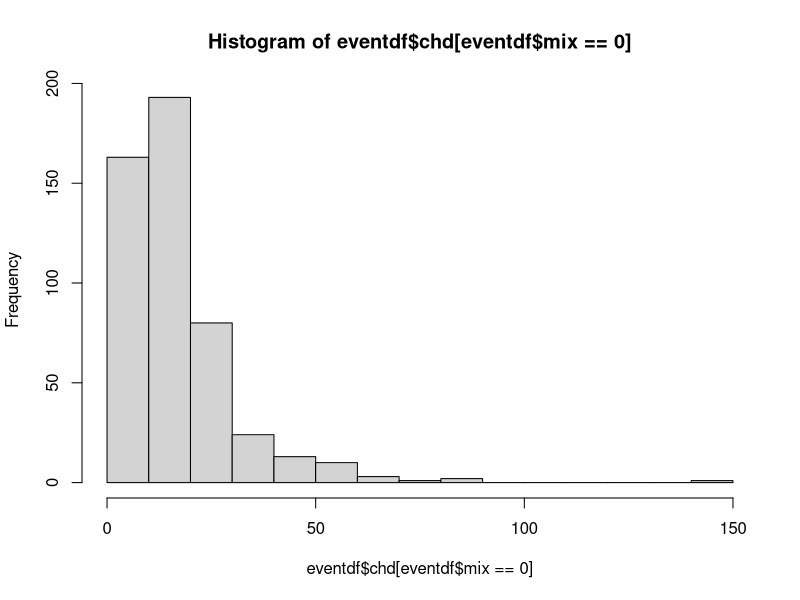
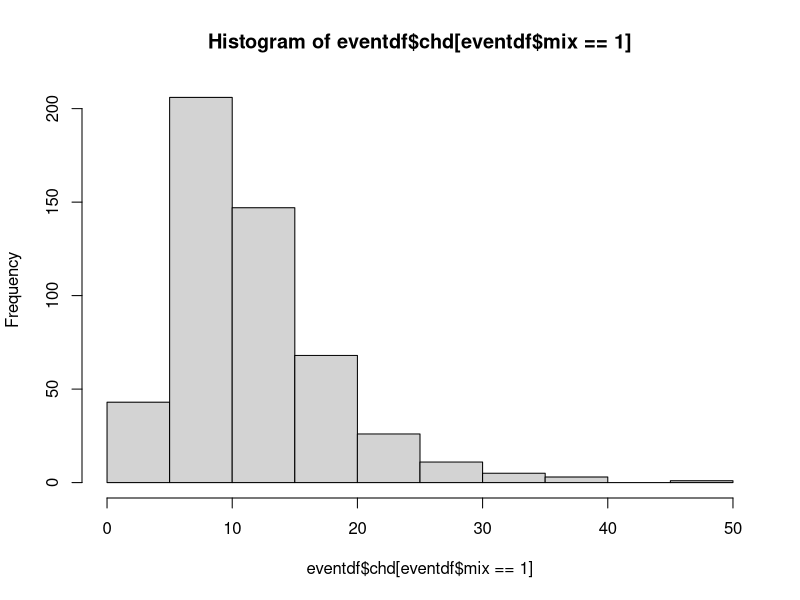

These figures' R source, in order: (Note: this script raises an error after producing the figures.)

library(MASS)
library(matrixcalc)
library(reshape2)


#Set up:
#1. Generate covariates. Maybe 7 days baseline, 7 days Rx1
#2. Generate treatment assignment: Half tx, half control 
#3. Generate random intercepts. Correlated. 
#4. Specify parameter values for fixed effects
#5. Generate outcomes as a function of fixed and random effects. c

#Things to vary:
# Correlation between random effects c(0, 0.33, .66)
# Proportion zero days. As this goes up more benefit (power) of joint modeling: c(0.25, 0.50, 0.75)
# Sample size c(100, 200, 300)
# No effects of time. 

N=1000
t=6 # number of repeated risk factors


id <- rep(1:N, each=(t))
time <- rep(1:t, N)

d <- cbind(id, time)

#######################################
# Draw random effects #################
#######################################

sds <- c(8, 1)
D <- diag(sds)
R <- matrix(c(1, 0.5, 
              0.5, 1), 2,2)

S <- round(D %*% R %*% D, 3)
is.symmetric.matrix(S)
is.positive.definite(S)

# random intercepts for each of the 4 sub-models
# Want to be able to vary the correlations 
re <- data.frame(mvrnorm(n=N, mu=c(0, 0), Sigma=S))
re$id <- 1:N
re$mix <- rbinom(N, 1, 0.5) # generate mixture indicator




#######################################
# Generate survival times##############
#######################################

eventdf <- re

gamma00 <- 2.6 # first mixture intercept
gamma01 <- 2.3 # second mixture intercept

sigma00 <- .7 # first mixture residual sd
sigma01 <- .5 # first mixture residual sd

alpha0 <- .01 # coefficeint on random intercept
alpha1 <- .3 # coefficient on random slope

eventdf$mean0 <- gamma00 + alpha0*eventdf$X1 
#+ alpha1*eventdf$X2

eventdf$mean1 <- gamma01 + alpha0*eventdf$X1 
#+ alpha1*eventdf$X2

for (i in 1:nrow(eventdf)){
  eventdf$chd[i] <- ifelse(eventdf$mix[i]==0, rlnorm(n=1, meanlog=eventdf$mean0[i], sdlog=sigma00),
                           rlnorm(n=1, meanlog=eventdf$mean1[i], sdlog=sigma01))
}

mean(eventdf$chd[eventdf$mix==0])
hist(eventdf$chd[eventdf$mix==0])
mean(eventdf$chd[eventdf$mix==1])
hist(eventdf$chd[eventdf$mix==1])

### Censor if greater than a certain value

eventdf$censor <- ifelse(eventdf$chd > 27, 1, 0)
eventdf$chd <- ifelse(eventdf$chd>27, 27, eventdf$chd)


######################################
# Generate risk factor trajectories
######################################

riskdf <- merge(d, re, by="id")

beta0 <- 200
beta1 <- 4

riskdf$mean <- beta0 + beta1*riskdf$time + riskdf$X1 + riskdf$X2*riskdf$time


for (i in 1:nrow(riskdf)){
  riskdf$chol[i] <- rnorm(n=1, mean=riskdf$mean[i], sd=10)
}


fit <- lmer(chol ~ time + (1 | id), data=riskdf)
summary(fit)
